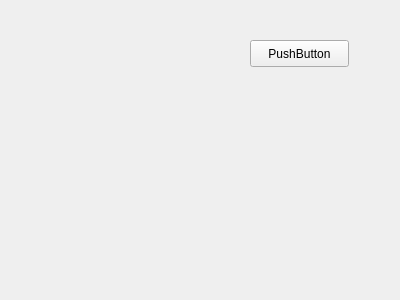
<?xml version="1.0" encoding="UTF-8"?>
<ui version="4.0">
 <class>DialongSampConf</class>
 <widget class="QWidget" name="DialongSampConf">
  <property name="geometry">
   <rect>
    <x>0</x>
    <y>0</y>
    <width>400</width>
    <height>300</height>
   </rect>
  </property>
  <property name="windowTitle">
   <string>Form</string>
  </property>
  <widget class="QPushButton" name="pushButton">
   <property name="geometry">
    <rect>
     <x>250</x>
     <y>40</y>
     <width>99</width>
     <height>27</height>
    </rect>
   </property>
   <property name="text">
    <string>PushButton</string>
   </property>
  </widget>
 </widget>
 <resources/>
 <connections/>
</ui>
